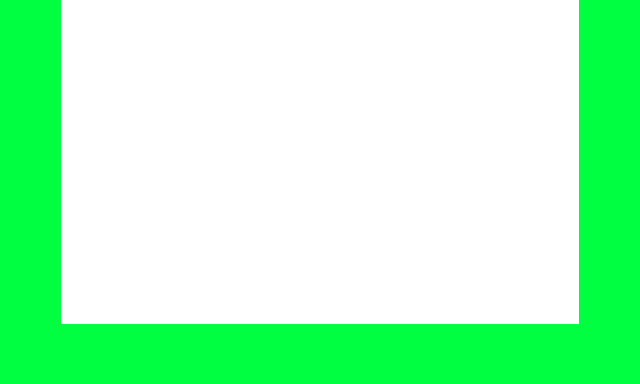
#> input picture images/Goal.png, 640 x 384 px, found by its file name
$ python warp.py   (Python 2 division)
#> lines starting #> are read from the running program, lines starting #| are printed output that depends on the picture
import cv2
import numpy as np
import math

# Image width, image height, and camera focal distance
w = 640
h = 384
f = 620

# Given six parameters: the rotations aroung the x, y, and z axes, as well as the
# translations along those axes, compute the tranformation matrix and warp the image
def warp(angles, translations):
    angles = [math.radians(x) for x in angles]
    S = [math.sin(x) for x in angles]
    C = [math.cos(x) for x in angles]

    print angles

    # The rotation matrices along the x, y, and z axes
    X = np.array([[     1,        0,       0, 0],
                  [     0,     C[0],    S[0], 0],
                  [     0,    -S[0],    C[0], 0],
                  [     0,        0,       0, 1]], np.float32)

    Y = np.array([[  C[1],     0,   S[1], 0],
                         [   0,     1,   0, 0],
                         [  -S[1],     0,   C[1], 0],
                  [0, 0, 0, 1]], np.float32)

    Z = np.array([[  C[2],     S[2],   0, 0],
                  [ -S[2],     C[2],   0, 0],
                  [     0,        0,   1, 0],
                  [     0,        0,   0, 1]], np.float32)

    # Compute the 3d rotation matrix using X * Y * Z
    R = np.dot(np.dot(X, Y), Z)

    # 3D translation matrix
    T = np.array([[   1,     0,   0, translations[0]],
                  [   0,     1,   0, translations[1]],
                  [   0,     0,   1, translations[2]],
                  [   0,     0,   0,               1]], np.float32)

    # Intrinsic camera parameters; used to convert from 2d data to 3d and back to 2d
    A1 = np.array([[1, 0, -w/2],
                   [0, 1, -h/2],
                   [0, 0,    0],
                   [0, 0,    1]])
    A2 = np.array([[f, 0, -w/2, 0],
                   [0, f, -h/2, 0],
                   [0, 0,    1, 0]])

    # Perspective transformation matrix = A2 * (T * (R * A1))
    M = np.dot(A2, np.dot(T, np.dot(R, A1)))

    # Normalize the matrix so the bottom right value is 1
    M = np.divide(M, M[2, 2])
##    print M
    findPose(M)
    return cv2.warpPerspective(goal, M, (1280, 960))

def zoom(x):
    cv2.imshow("Should look the same", warp([x, 0, 0], [1000, 600, 1000]))

def findPose(M):
    col1 = np.array(M[:,0])
    col2 = np.array(M[:,1])
    col3 = np.cross(col1, col2)
    col4 = np.array(M[:, 2])
    projection = np.column_stack((col1, col2, col3, col4))
    camera, rotation, translation, rotX, rotY, rotZ, euler = cv2.decomposeProjectionMatrix(projection)
    #print np.divide(camera, camera[2, 2])
    euler = np.array([np.radians(x) for x in euler], np.float32)
    print euler
##    print np.divide(rotX, rotX[0,0])

cv2.namedWindow("Set zoom", 0)
cv2.createTrackbar("Z translation", "Set zoom", 0, 360, zoom)
#> slider 'Z translation' is set to 100
goal = cv2.imread("./Images/Goal.png", cv2.IMREAD_COLOR)
#> goal is the input picture: shape (384, 640, 3); mean B, G, R 194.4, 255, 174.1
cv2.imshow("Goal", goal)
cv2.imshow("Should look the same", warp([0, 0, 0], [1000, 600, 1000]))
#> in warp, `return cv2.warpPerspective(goal, M, (1280, 960))`:
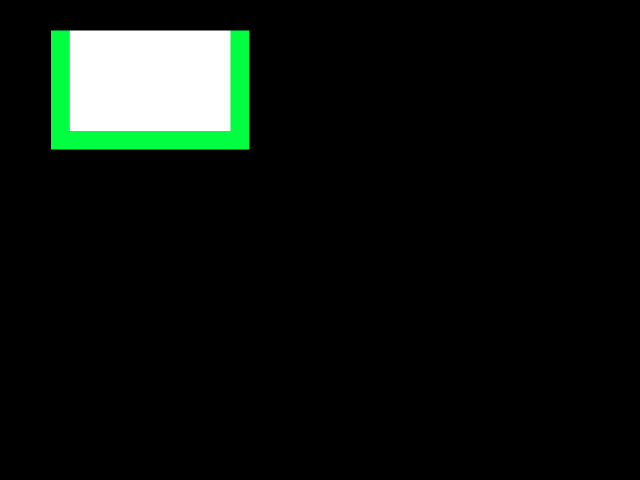
#> returned value: shape (960, 1280, 3) (shown at 1/2 size); mean of channels 0, 1, 2 15, 19.6, 13.4; drawn as B, G, R
cv2.waitKey(0)
#> in warp (call 2), `return cv2.warpPerspective(goal, M, (1280, 960))`:
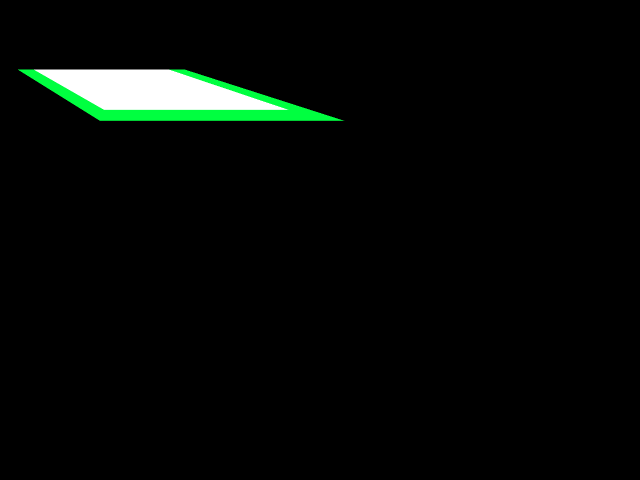
#> returned value: shape (960, 1280, 3) (shown at 1/2 size); mean of channels 0, 1, 2 6.2, 8.8, 5.4; drawn as B, G, R
cv2.destroyAllWindows()
